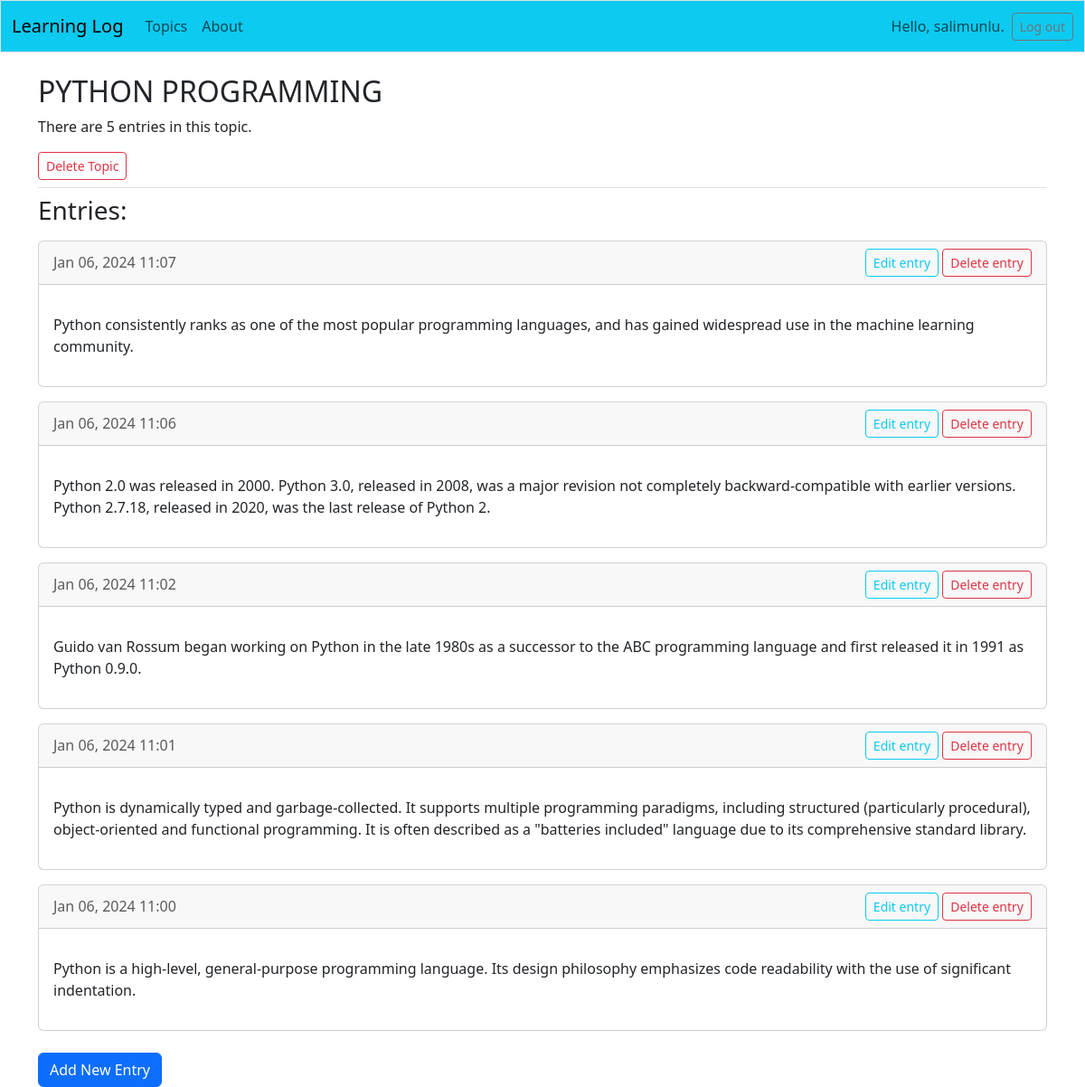
Before: /topics/1/ (signed in) with the older database file.
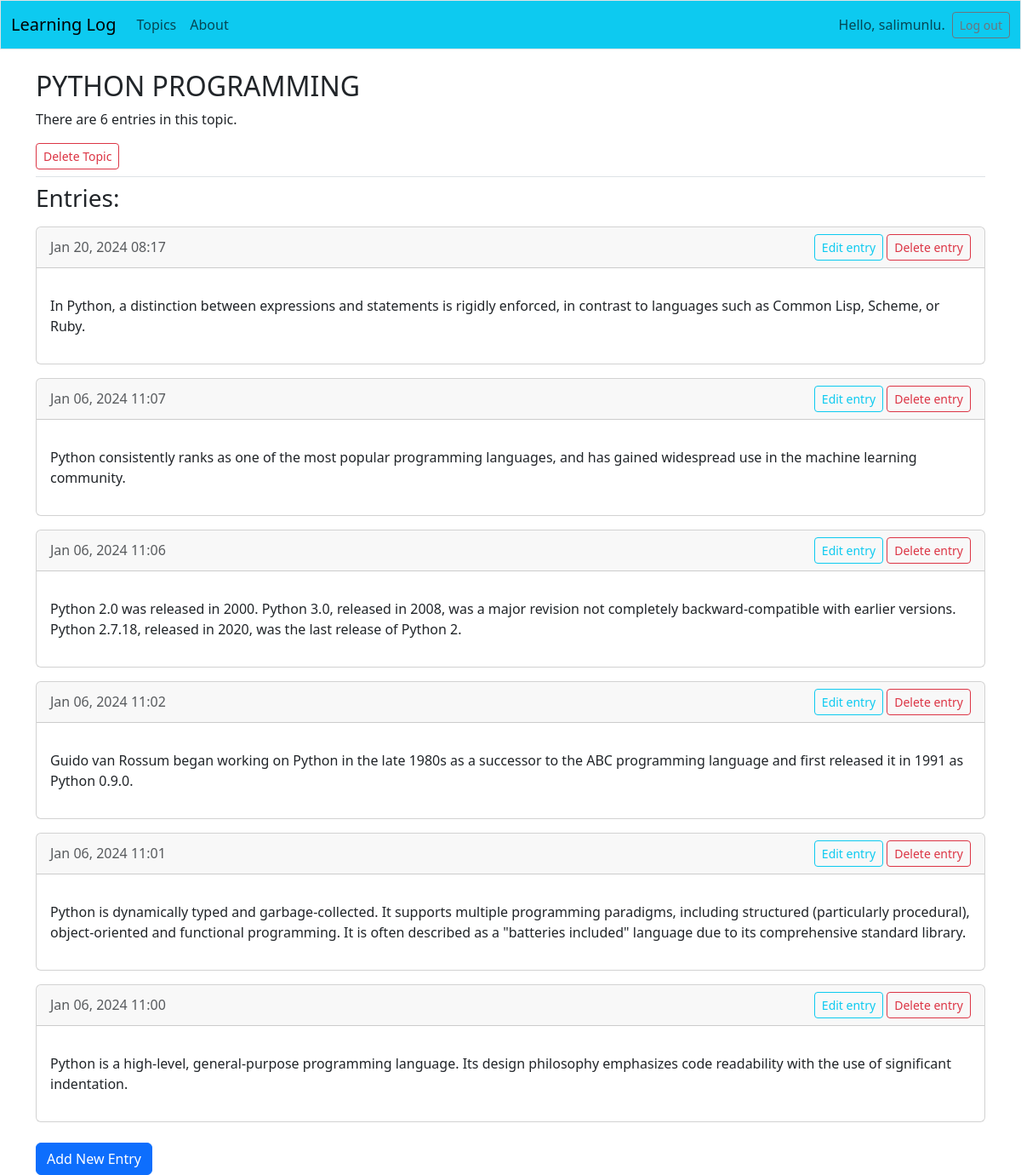
After: the same page with the newer database file.
### learning_logs/models.py (models this page shows, shortened)
class Topic(models.Model):
    text = models.CharField(max_length=200)
    date_added = models.DateTimeField(auto_now_add=True)
    owner = models.ForeignKey(User, on_delete=models.CASCADE)
    def __str__(self):
        return self.text

class Entry(models.Model):
    topic = models.ForeignKey(Topic, on_delete=models.CASCADE)
    text = models.TextField()
    date_added = models.DateTimeField(auto_now_add=True)
    class Meta:
        verbose_name_plural = "Entries"

### learning_logs/views.py (the view)
# urls.py: path('topics/<int:topic_id>/', views.topic, name='topic'), # Konuların ayrı sayfaları
@login_required
def topic(request, topic_id):
    topic = Topic.objects.get(id=topic_id)
    if topic.owner != request.user:
        raise Http404
    entries = topic.entry_set.order_by('-date_added')
    context = {'topic': topic, 'entries': entries}
    return render(request, 'learning_logs/topic.html', context)

### templates/learning_logs/topic.html
{% extends 'learning_logs/base.html' %}
{% block page_header %}
<header class="header-section">
    <h2>{{ topic|upper }}</h2>
    {% if entries|length > 1 %}
        <p>There are {{ entries|length }} entries in this topic.</p>
    {% else %}
        <p>There is {{ entries|length }} entry in this topic.</p>
    {% endif %}
    <a class="btn btn-outline-danger btn-sm" href="{% url 'learning_logs:delete_topic' topic.id %}" role="button">
    Delete Topic
    </a>
</header>
{% endblock page_header %}
{% block content %}
    <section>
        <h3 class="mb-3">Entries:</h3>
        {% for entry in entries %}
            <article class="card mb-3">
                <header class="card-header d-flex justify-content-between align-items-center">
                    <time datetime="{{ entry.date_added|date:"c" }}" class="text-muted">{{ entry.date_added|date:"M d, Y H:i" }}</time>
                    <div>
                        <a href="{% url 'learning_logs:edit_entry' entry.id %}" class="btn btn-outline-info btn-sm">Edit entry</a>
                        <a href="{% url 'learning_logs:delete_entry' entry.id %}" class="btn btn-outline-danger btn-sm">Delete entry</a>
                    </div>
                </header>
                <div class="card-body">
                    <p>{{ entry.text|linebreaks }}</p>
                </div>
            </article>
        {% empty %}
            <p>There are no entries for this topic yet.</p>
        {% endfor %}
        <div class="mt-4">
            <a class="btn btn-primary" href="{% url 'learning_logs:new_entry' topic.id %}">Add New Entry</a>
        </div>
    </section>
{% endblock content %}

### templates/learning_logs/base.html (shortened to what this page needs)
<!doctype html>
<html lang="en">
<head>
  {% load static %}
  {% load django_bootstrap5 %}
  {% bootstrap_css %}
   <link rel="stylesheet" href="{% static 'css/fontawesome.min.css' %}">
    <link rel="stylesheet" href="{% static 'css/all.min.css' %}">
</head>
<body>
  <nav class="navbar navbar-expand-md navbar-light bg-info mb-4 border">
    <div class="container-fluid">
      <a class="navbar-brand" href="{% url 'learning_logs:index' %}">
          Learning Log</a>
      <div class="collapse navbar-collapse" id="navbarCollapse">
        <ul class="navbar-nav me-auto mb-2 mb-md-0">
          <li class="nav-item">
            <a class="nav-link" href="{% url 'learning_logs:topics' %}">
              Topics</a></li>
           <li class="nav-item">
            <a class="nav-link" href="{% url 'learning_logs:about' %}">
              About</a></li>
        </ul>
        <ul class="navbar-nav ms-auto mb-2 mb-md-0">
          {% if user.is_authenticated %}
            <li class="nav-item">
              <span class="navbar-text me-2">Hello, {{ user.username }}.
                </span></li>
          {% endif %}
        </ul>
        {% if user.is_authenticated %}
          <form action="{% url 'users:logout' %}" method='post'>
            <button name='submit' class='btn btn-outline-secondary btn-sm'>
              Log out</button>
          </form>
        {% endif %}
      </div>
    </div>
  </nav>
  <main class="container">
    <div class="pb-2 mb-2 border-bottom">
      {% block page_header %}{% endblock page_header %}
    </div>
    <div>
      {% block content %}{% endblock content %}
    </div>
  </main>
</body>
</html>

Changed rows visible on the page:
added Entry: date_added "Jan 20, 2024 08:17", text "In Python, a distinction between expressions and statements is rigidly enforced, in contrast to languages such as Common Lisp, Scheme, or Ruby."
Other visible differences:
{{ entries|length }}: "5" → "6"
